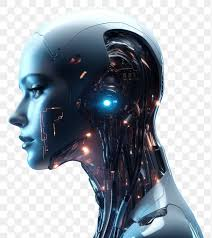
#> input picture ComputerVisionCource1/Resource/robot.png, 212 x 238 px
$ python chapter6.py
#> lines starting #> are read from the running program, lines starting #| are printed output that depends on the picture
import cv2
import numpy as np
#Joining Images
# Both of images have to be same type because if they are diffrent channels not work (Ex : both png) in video he create function solve this problem
def stackImages(scale,imgArray):
    rows = len(imgArray)
    cols = len(imgArray[0])
    rowsAvailable = isinstance(imgArray[0], list)
    width = imgArray[0][0].shape[1]
    height = imgArray[0][0].shape[0]
    if rowsAvailable:
        for x in range ( 0, rows):
            for y in range(0, cols):
                if imgArray[x][y].shape[:2] == imgArray[0][0].shape [:2]:
                    imgArray[x][y] = cv2.resize(imgArray[x][y], (0, 0), None, scale, scale)
                else:
                    imgArray[x][y] = cv2.resize(imgArray[x][y], (imgArray[0][0].shape[1], imgArray[0][0].shape[0]), None, scale, scale)
                if len(imgArray[x][y].shape) == 2: imgArray[x][y]= cv2.cvtColor( imgArray[x][y], cv2.COLOR_GRAY2BGR)
        imageBlank = np.zeros((height, width, 3), np.uint8)
        hor = [imageBlank]*rows
        hor_con = [imageBlank]*rows
        for x in range(0, rows):
            hor[x] = np.hstack(imgArray[x])
        ver = np.vstack(hor)
    else:
        for x in range(0, rows):
            if imgArray[x].shape[:2] == imgArray[0].shape[:2]:
                imgArray[x] = cv2.resize(imgArray[x], (0, 0), None, scale, scale)
            else:
                imgArray[x] = cv2.resize(imgArray[x], (imgArray[0].shape[1], imgArray[0].shape[0]), None,scale, scale)
            if len(imgArray[x].shape) == 2: imgArray[x] = cv2.cvtColor(imgArray[x], cv2.COLOR_GRAY2BGR)
        hor= np.hstack(imgArray)
        ver = hor
    return ver

imag = cv2.imread("Resource/robot.png")
#> imag is the input picture: shape (238, 212, 3); mean B, G, R 168.9, 160.4, 152.3

imagStack = stackImages(0.5,([imag,imag,imag],[imag,imag,imag]))
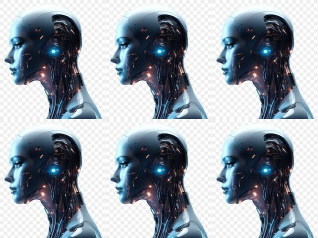
#> imagStack: shape (238, 318, 3); mean B, G, R 169, 160.5, 152.5
# use numpy libary // we put same image twice // it is Horizontal
imgHor = np.hstack((imag,imag))
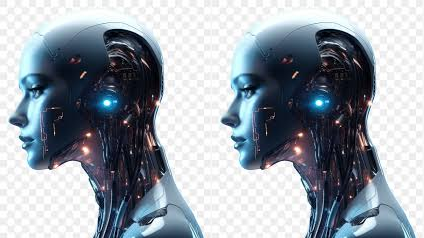
#> imgHor: shape (238, 424, 3); mean B, G, R 168.9, 160.4, 152.3
# use numpy libary // we put same image twice // it is Vertical
imgVer = np.vstack((imag,imag))
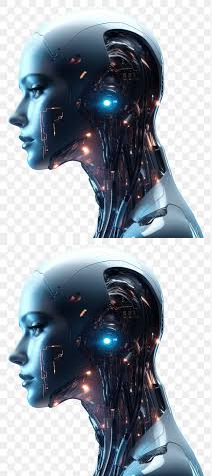
#> imgVer: shape (476, 212, 3); mean B, G, R 168.9, 160.4, 152.3

cv2.imshow("Horizontal" ,imgHor)
cv2.imshow("Vertical" ,imgVer)

cv2.imshow("Image Stack",imagStack)
cv2.waitKey(0)

$ run again, with ComputerVisionCource1/Resource/chapter3(1).png copied over ComputerVisionCource1/Resource/robot.png
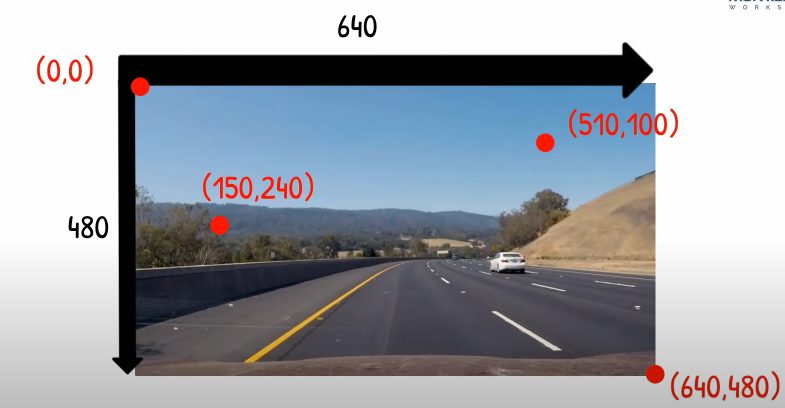
#> input picture ComputerVisionCource1/Resource/chapter3(1).png, 1569 x 816 px (shown at 1/2 size)
#> imag is the input picture: shape (816, 1569, 3); mean B, G, R 170.1, 163.3, 159.4
#> `imgHor = np.hstack((imag,imag))`:
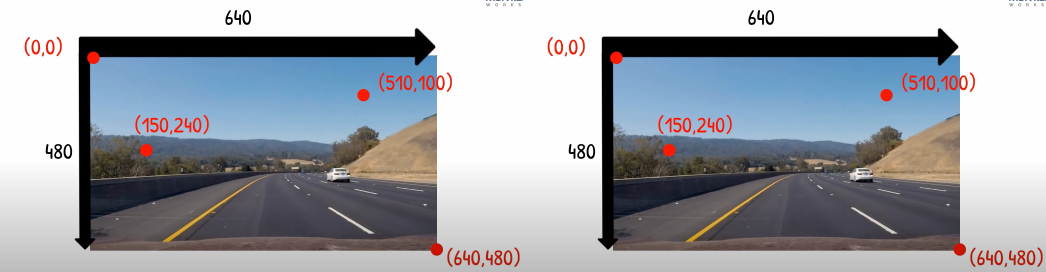
#> imgHor: shape (816, 3138, 3) (shown at 1/3 size); mean B, G, R 170.1, 163.3, 159.4
#> `imgVer = np.vstack((imag,imag))`:
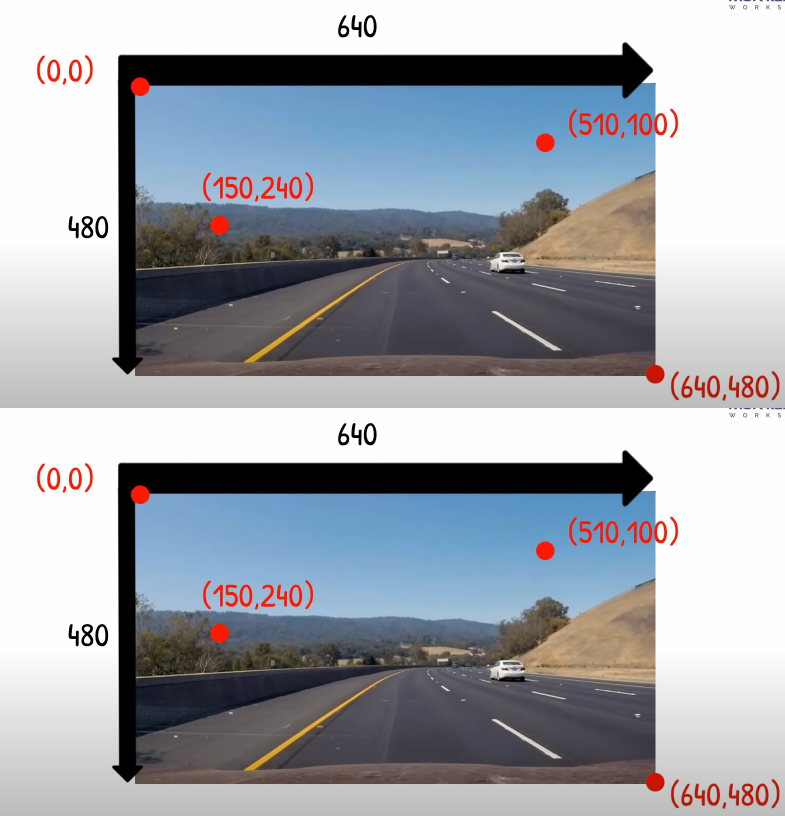
#> imgVer: shape (1632, 1569, 3) (shown at 1/2 size); mean B, G, R 170.1, 163.3, 159.4
